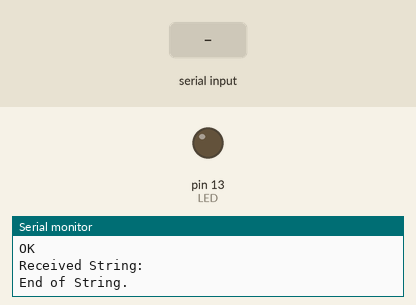
This sketch was run on a simulated Arduino Uno, built with avr-gcc and run on an emulated ATmega328P. Parts: output pins drawn as LEDs (lit = HIGH), the last lines printed to the serial monitor. Inputs (shaded band) come from the test bench. The modem accepts every AT command (registered, SIM ready, sends succeed) and sends nothing else.

Above: at 6.2 s.
6.3 s: "LED=ON" received over the second serial link
At 8.4 s:
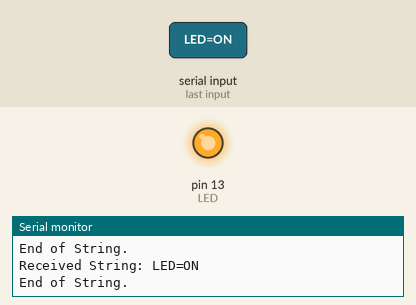
8.7 s: "LED=OFF" received over the second serial link
At 10.3 s:
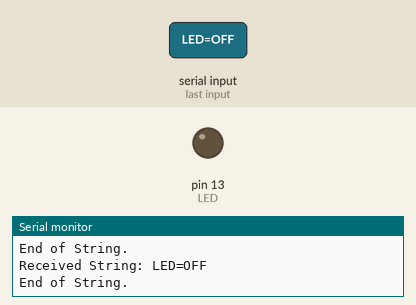
Timing chart, 0 to 11.8 s (numbered marks = the images above; inputs shaded):
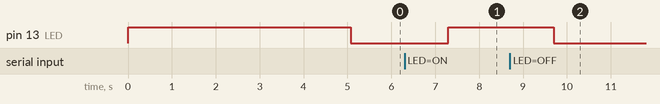

The sketch:

wifi.ino
```cpp
#include <SoftwareSerial.h>
#define TIMEOUT 50 // mS
#define LED 13
SoftwareSerial mySerial(11, 10); // RX, TX

void setup()
{
 pinMode(LED,OUTPUT);
 Serial.begin(9600);
 mySerial.begin(9600);
 digitalWrite(LED,HIGH);
 SendCommand("AT+RST", "Ready");
 delay(5000);
 SendCommand("AT+CWMODE=1","OK");
 SendCommand("AT+CIFSR", "OK");
 SendCommand("AT+CIPMUX=1","OK");
 SendCommand("AT+CIPSERVER=1,80","OK");
 digitalWrite(LED,LOW);
}

void loop(){

 String IncomingString="";
 boolean StringReady = false;

 while (mySerial.available()){
   IncomingString=mySerial.readString();
   StringReady= true;
  }

  if (StringReady){
    Serial.println("Received String: " + IncomingString);
    Serial.println("End of String.");

  if (IncomingString.indexOf("LED=ON") != -1) {
    digitalWrite(LED,HIGH);
   }

  if (IncomingString.indexOf("LED=OFF") != -1) {
    digitalWrite(LED,LOW);
   }
  }
 }

boolean SendCommand(String cmd, String ack){
  mySerial.println(cmd); // Send "AT+" command to module
  if (!searchAckResp(ack)) // timed out waiting for ack string
    return true; // ack blank or ack found
}

boolean searchAckResp(String keyword){
 byte current_char = 0;
 byte keyword_length = keyword.length();
 long deadline = millis() + TIMEOUT;
 while(millis() < deadline){
  if (mySerial.available()){
    char ch = mySerial.read();
    Serial.write(ch);
    if (ch == keyword[current_char])
      if (++current_char == keyword_length){
       Serial.println();
       return true;
    }
   }
  }
 return false; // Timed out
}
```

Measured:
- after the input at 6.3 s, pin 13 (LED): LOW → HIGH after 1.0 s
- after the input at 8.7 s, pin 13 (LED): HIGH → LOW after 1.0 s
